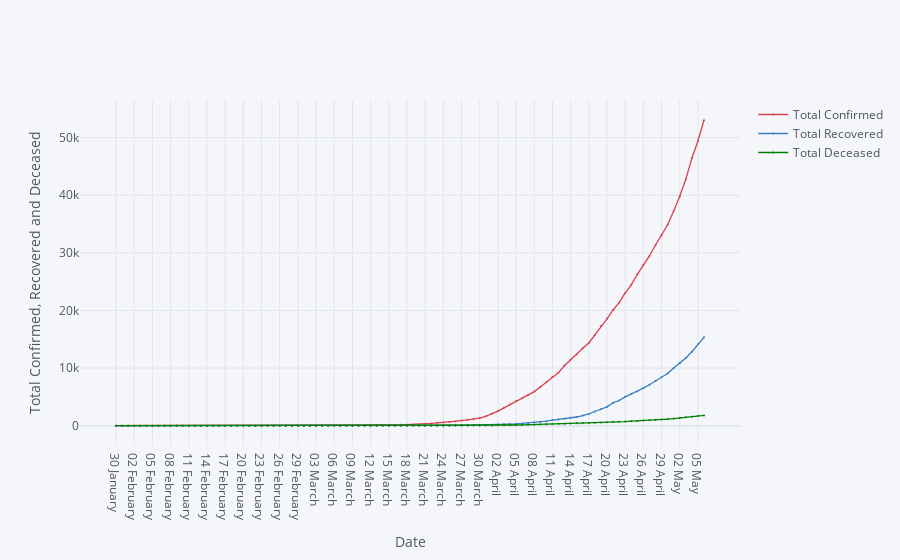

The notebook cell this image was saved under:
### Markdown cell above
# Total confirmed, recovered and deceased- datewise.

### Code cell
df6.iplot(kind= 'scatter', x= 'Date', y=['Total Confirmed', 'Total Recovered', 'Total Deceased'], mode= 'markers+lines', xTitle= 'Date', yTitle= 'Total Confirmed, Recovered and Deceased', color= ['red', 'blue', 'green'], size= 2)

### Figure 1 — Plotly figure (JSON) as saved in the notebook; plotly's stock layout.template omitted (floating-point values rounded to 4 significant figures)
{"data": [{"line": {"color": "rgba(219, 64, 82, 1.0)", "dash": "solid", "shape": "linear", "width": 1.3}, "marker": {"size": 2, "symbol": "circle"}, "mode": "markers+lines", "name": "Total Confirmed", "text": "", "type": "scatter", "x": ["30 January ", "31 January ", "01 February ", "02 February ", "03 February ", "04 February ", "05 February ", "06 February ", "07 February ", "08 February ", "09 February ", "10 February ", "11 February ", "12 February ", "13 February ", "14 February ", "15 February ", "16 February ", "17 February ", "18 February ", "19 February ", "20 February ", "21 February ", "22 February ", "23 February ", "24 February ", "25 February ", "26 February ", "27 February ", "28 February ", "29 February ", "01 March ", "02 March ", "03 March ", "04 March ", "05 March ", "06 March ", "07 March ", "08 March ", "09 March ", "10 March ", "11 March ", "12 March ", "13 March ", "14 March ", "15 March ", "16 March ", "17 March ", "18 March ", "19 March ", "20 March ", "21 March ", "22 March ", "23 March ", "24 March ", "25 March ", "26 March ", "27 March ", "28 March ", "29 March ", "30 March ", "31 March ", "01 April ", "02 April ", "03 April ", "04 April ", "05 April ", "06 April ", "07 April ", "08 April ", "09 April ", "10 April ", "11 April ", "12 April ", "13 April ", "14 April ", "15 April ", "16 April ", "17 April ", "18 April ", "19 April ", "20 April ", "21 April ", "22 April ", "23 April ", "24 April ", "25 April ", "26 April ", "27 April ", "28 April ", "29 April ", "30 April ", "01 May ", "02 May ", "03 May ", "04 May ", "05 May ", "06 May "], "y": [1, 1, 1, 2, 3, 3, 3, 3, 3, 3, 3, 3, 3, 3, 3, 3, 3, 3, 3, 3, 3, 3, 3, 3, 3, 3, 3, 3, 3, 3, 3, 3, 5, 6, 28, 30, 31, 34, 39, 48, 63, 71, 81, 91, 102, 112, 126, 146, 171, 198, 256, 334, 403, 497, 571, 657, 730, 883, 1019, 1139, 1326, 1635, 2059, 2545, 3105, 3684, 4293, 4777, 5350, 5915, 6728, 7599, 8453, 9211, 10454, 11485, 12371, 13432, 14354, 15725, 17305, 18544, 20081, 21373, 23040, 24448, 26283, 27890, 29458, 31360, 33065, 34866, 37262, 39826, 42778, 46434, 49405, 53007]}, {"line": {"color": "rgba(55, 128, 191, 1.0)", "dash": "solid", "shape": "linear", "width": 1.3}, "marker": {"size": 2, "symbol": "circle"}, "mode": "markers+lines", "name": "Total Recovered", "text": "", "type": "scatter", "x": ["30 January ", "31 January ", "01 February ", "02 February ", "03 February ", "04 February ", "05 February ", "06 February ", "07 February ", "08 February ", "09 February ", "10 February ", "11 February ", "12 February ", "13 February ", "14 February ", "15 February ", "16 February ", "17 February ", "18 February ", "19 February ", "20 February ", "21 February ", "22 February ", "23 February ", "24 February ", "25 February ", "26 February ", "27 February ", "28 February ", "29 February ", "01 March ", "02 March ", "03 March ", "04 March ", "05 March ", "06 March ", "07 March ", "08 March ", "09 March ", "10 March ", "11 March ", "12 March ", "13 March ", "14 March ", "15 March ", "16 March ", "17 March ", "18 March ", "19 March ", "20 March ", "21 March ", "22 March ", "23 March ", "24 March ", "25 March ", "26 March ", "27 March ", "28 March ", "29 March ", "30 March ", "31 March ", "01 April ", "02 April ", "03 April ", "04 April ", "05 April ", "06 April ", "07 April ", "08 April ", "09 April ", "10 April ", "11 April ", "12 April ", "13 April ", "14 April ", "15 April ", "16 April ", "17 April ", "18 April ", "19 April ", "20 April ", "21 April ", "22 April ", "23 April ", "24 April ", "25 April ", "26 April ", "27 April ", "28 April ", "29 April ", "30 April ", "01 May ", "02 May ", "03 May ", "04 May ", "05 May ", "06 May "], "y": [0, 0, 0, 0, 0, 0, 0, 0, 0, 0, 0, 0, 0, 0, 1, 1, 1, 2, 2, 2, 2, 3, 3, 3, 3, 3, 3, 3, 3, 3, 3, 3, 3, 3, 3, 3, 3, 3, 3, 3, 4, 4, 4, 10, 10, 13, 14, 15, 15, 20, 23, 23, 23, 25, 40, 43, 50, 75, 85, 102, 137, 150, 169, 191, 230, 286, 329, 394, 469, 565, 635, 786, 972, 1086, 1198, 1365, 1509, 1767, 2040, 2466, 2854, 3273, 3976, 4370, 5012, 5496, 5938, 6523, 7103, 7739, 8429, 9059, 10021, 10852, 11763, 12845, 14140, 15331]}, {"line": {"color": "rgba(0, 128, 0, 1.0)", "dash": "solid", "shape": "linear", "width": 1.3}, "marker": {"size": 2, "symbol": "circle"}, "mode": "markers+lines", "name": "Total Deceased", "text": "", "type": "scatter", "x": ["30 January ", "31 January ", "01 February ", "02 February ", "03 February ", "04 February ", "05 February ", "06 February ", "07 February ", "08 February ", "09 February ", "10 February ", "11 February ", "12 February ", "13 February ", "14 February ", "15 February ", "16 February ", "17 February ", "18 February ", "19 February ", "20 February ", "21 February ", "22 February ", "23 February ", "24 February ", "25 February ", "26 February ", "27 February ", "28 February ", "29 February ", "01 March ", "02 March ", "03 March ", "04 March ", "05 March ", "06 March ", "07 March ", "08 March ", "09 March ", "10 March ", "11 March ", "12 March ", "13 March ", "14 March ", "15 March ", "16 March ", "17 March ", "18 March ", "19 March ", "20 March ", "21 March ", "22 March ", "23 March ", "24 March ", "25 March ", "26 March ", "27 March ", "28 March ", "29 March ", "30 March ", "31 March ", "01 April ", "02 April ", "03 April ", "04 April ", "05 April ", "06 April ", "07 April ", "08 April ", "09 April ", "10 April ", "11 April ", "12 April ", "13 April ", "14 April ", "15 April ", "16 April ", "17 April ", "18 April ", "19 April ", "20 April ", "21 April ", "22 April ", "23 April ", "24 April ", "25 April ", "26 April ", "27 April ", "28 April ", "29 April ", "30 April ", "01 May ", "02 May ", "03 May ", "04 May ", "05 May ", "06 May "], "y": [0, 0, 0, 0, 0, 0, 0, 0, 0, 0, 0, 0, 0, 0, 0, 0, 0, 0, 0, 0, 0, 0, 0, 0, 0, 0, 0, 0, 0, 0, 0, 0, 0, 0, 0, 0, 0, 0, 0, 0, 0, 0, 1, 1, 2, 2, 2, 3, 3, 4, 4, 4, 7, 9, 10, 11, 16, 19, 24, 27, 41, 47, 53, 69, 83, 96, 118, 134, 161, 181, 227, 249, 290, 332, 359, 396, 423, 449, 487, 522, 560, 593, 646, 682, 722, 781, 825, 881, 939, 1008, 1079, 1154, 1231, 1323, 1463, 1566, 1694, 1785]}], "layout": {"legend": {"bgcolor": "#F5F6F9", "font": {"color": "#4D5663"}}, "paper_bgcolor": "#F5F6F9", "plot_bgcolor": "#F5F6F9", "title": {"font": {"color": "#4D5663"}}, "xaxis": {"gridcolor": "#E1E5ED", "showgrid": true, "tickfont": {"color": "#4D5663"}, "title": {"font": {"color": "#4D5663"}, "text": "Date"}, "zerolinecolor": "#E1E5ED"}, "yaxis": {"gridcolor": "#E1E5ED", "showgrid": true, "tickfont": {"color": "#4D5663"}, "title": {"font": {"color": "#4D5663"}, "text": "Total Confirmed, Recovered and Deceased"}, "zerolinecolor": "#E1E5ED"}}}
